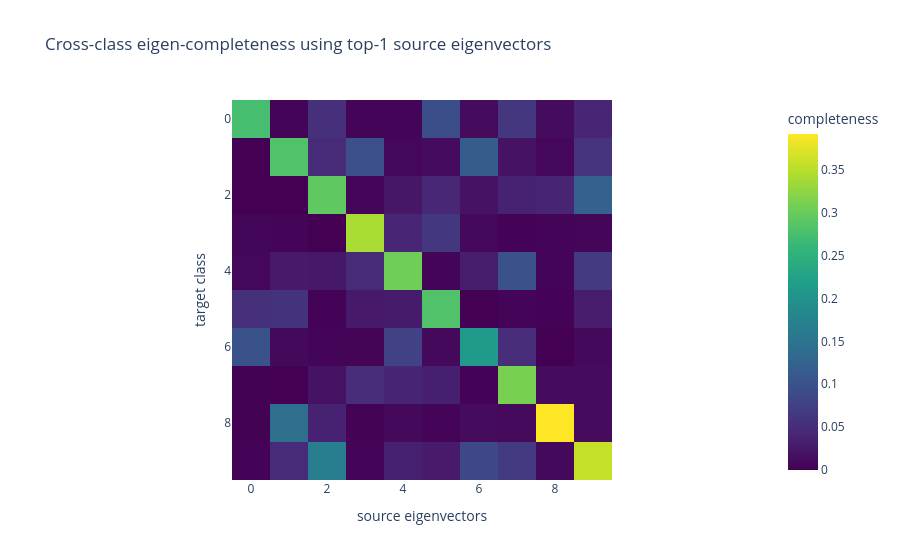
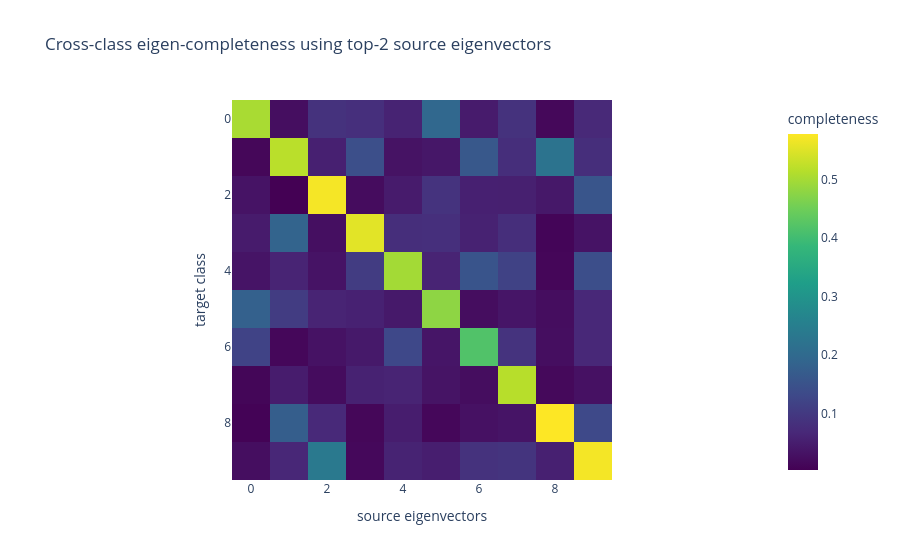
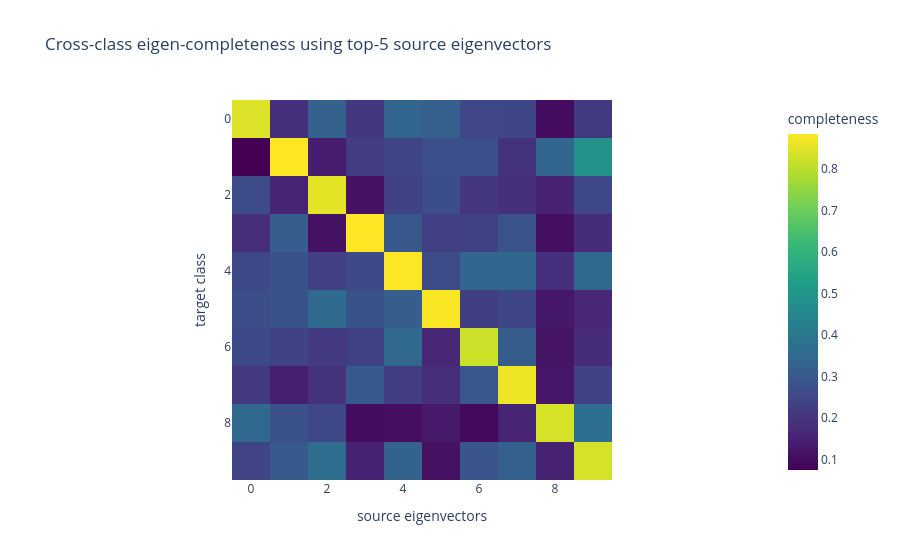

Notebook code cell kept with these figures, in order:
### Code cell
for k in [1, 2, 5, 10, 20, 50]:
    comp = cross_class_eigen_completeness(b, vecs_sorted, k=k)
    fig = px.imshow(
        comp.detach().cpu(),
        color_continuous_scale="Viridis",
        labels=dict(x="source eigenvectors", y="target class", color="completeness"),
        title=f"Cross-class eigen-completeness using top-{k} source eigenvectors",
    )
    fig.show()

### Figure 1 — Plotly figure (JSON) as saved in the notebook; plotly's stock layout.template omitted (floating-point values rounded to 4 significant figures)
{"data": [{"coloraxis": "coloraxis", "hovertemplate": "source eigenvectors: %{x}<br>target class: %{y}<br>completeness: %{z}<extra></extra>", "name": "0", "type": "heatmap", "xaxis": "x", "yaxis": "y", "z": [[0.2748, 0.004733, 0.05389, 0.003906, 0.00328, 0.09373, 0.01249, 0.06267, 0.01109, 0.03998], [1.156e-06, 0.2818, 0.04726, 0.0974, 0.006547, 0.01153, 0.1132, 0.01852, 0.006953, 0.05832], [0.0002873, 7.153e-05, 0.293, 0.005812, 0.02325, 0.04228, 0.01851, 0.03624, 0.0393, 0.1207], [0.005318, 0.004608, 5.229e-05, 0.3404, 0.04047, 0.06482, 0.007336, 0.002519, 0.003755, 0.005612], [0.00704, 0.02707, 0.02599, 0.04712, 0.3047, 0.004735, 0.03127, 0.09815, 0.003574, 0.06837], [0.05343, 0.05687, 0.002365, 0.02732, 0.02926, 0.2826, 1.482e-05, 0.003082, 0.001887, 0.03008], [0.09919, 0.008667, 0.00441, 0.004098, 0.07803, 0.009006, 0.2122, 0.04961, 0.000338, 0.008427], [0.001576, 0.000242, 0.01968, 0.04949, 0.03959, 0.03333, 0.002432, 0.3111, 0.01153, 0.01234], [0.0009066, 0.1417, 0.03618, 0.001754, 0.008619, 0.003901, 0.01267, 0.009848, 0.3918, 0.0124], [0.002488, 0.0462, 0.1652, 0.00344, 0.03463, 0.02776, 0.08601, 0.0673, 0.008863, 0.3583]]}], "layout": {"coloraxis": {"colorbar": {"title": {"text": "completeness"}}, "colorscale": [[0, "#440154"], [0.1111, "#482878"], [0.2222, "#3e4989"], [0.3333, "#31688e"], [0.4444, "#26828e"], [0.5556, "#1f9e89"], [0.6667, "#35b779"], [0.7778, "#6ece58"], [0.8889, "#b5de2b"], [1, "#fde725"]]}, "title": {"text": "Cross-class eigen-completeness using top-1 source eigenvectors"}, "xaxis": {"anchor": "y", "constrain": "domain", "domain": [0, 1], "scaleanchor": "y", "title": {"text": "source eigenvectors"}}, "yaxis": {"anchor": "x", "autorange": "reversed", "constrain": "domain", "domain": [0, 1], "title": {"text": "target class"}}}}

### Figure 2 — Plotly figure (JSON) as saved in the notebook; plotly's stock layout.template omitted (floating-point values rounded to 4 significant figures)
{"data": [{"coloraxis": "coloraxis", "hovertemplate": "source eigenvectors: %{x}<br>target class: %{y}<br>completeness: %{z}<extra></extra>", "name": "0", "type": "heatmap", "xaxis": "x", "yaxis": "y", "z": [[0.5034, 0.0244, 0.087, 0.08026, 0.05817, 0.1949, 0.04648, 0.08608, 0.01394, 0.06876], [0.01242, 0.5183, 0.05372, 0.1426, 0.03193, 0.03912, 0.1614, 0.07835, 0.2223, 0.07849], [0.0333, 0.003082, 0.571, 0.02089, 0.04551, 0.08887, 0.05387, 0.05344, 0.04044, 0.1566], [0.04621, 0.1864, 0.02583, 0.5546, 0.07812, 0.08076, 0.05636, 0.07867, 0.009707, 0.03255], [0.03438, 0.05977, 0.03289, 0.105, 0.498, 0.06048, 0.1535, 0.1167, 0.01121, 0.1407], [0.1811, 0.1063, 0.06028, 0.05631, 0.04236, 0.4791, 0.02325, 0.03654, 0.02313, 0.06742], [0.1202, 0.01347, 0.03109, 0.04223, 0.1294, 0.03592, 0.4179, 0.08859, 0.02377, 0.06696], [0.01065, 0.04801, 0.02066, 0.0567, 0.06029, 0.03392, 0.02305, 0.5158, 0.01617, 0.02892], [0.006804, 0.1745, 0.0689, 0.01273, 0.04918, 0.01323, 0.0292, 0.03466, 0.5781, 0.1317], [0.02419, 0.06519, 0.2376, 0.01471, 0.05822, 0.05036, 0.08661, 0.09106, 0.05451, 0.5702]]}], "layout": {"coloraxis": {"colorbar": {"title": {"text": "completeness"}}, "colorscale": [[0, "#440154"], [0.1111, "#482878"], [0.2222, "#3e4989"], [0.3333, "#31688e"], [0.4444, "#26828e"], [0.5556, "#1f9e89"], [0.6667, "#35b779"], [0.7778, "#6ece58"], [0.8889, "#b5de2b"], [1, "#fde725"]]}, "title": {"text": "Cross-class eigen-completeness using top-2 source eigenvectors"}, "xaxis": {"anchor": "y", "constrain": "domain", "domain": [0, 1], "scaleanchor": "y", "title": {"text": "source eigenvectors"}}, "yaxis": {"anchor": "x", "autorange": "reversed", "constrain": "domain", "domain": [0, 1], "title": {"text": "target class"}}}}

### Figure 3 — Plotly figure (JSON) as saved in the notebook; plotly's stock layout.template omitted (floating-point values rounded to 4 significant figures)
{"data": [{"coloraxis": "coloraxis", "hovertemplate": "source eigenvectors: %{x}<br>target class: %{y}<br>completeness: %{z}<extra></extra>", "name": "0", "type": "heatmap", "xaxis": "x", "yaxis": "y", "z": [[0.8437, 0.1835, 0.326, 0.2088, 0.3367, 0.3193, 0.2486, 0.2452, 0.0983, 0.2145], [0.07427, 0.8846, 0.1407, 0.2222, 0.244, 0.2733, 0.2754, 0.1922, 0.3375, 0.4849], [0.2627, 0.156, 0.8541, 0.1112, 0.2351, 0.268, 0.2046, 0.1824, 0.1537, 0.2514], [0.1811, 0.3125, 0.1144, 0.8848, 0.2955, 0.2311, 0.232, 0.2842, 0.1048, 0.1756], [0.2512, 0.2809, 0.2286, 0.2537, 0.8819, 0.2593, 0.3377, 0.3426, 0.1847, 0.3451], [0.2671, 0.2793, 0.35, 0.2795, 0.3111, 0.8802, 0.2232, 0.2458, 0.1285, 0.1628], [0.254, 0.236, 0.2138, 0.2325, 0.3475, 0.1619, 0.8237, 0.3094, 0.117, 0.1759], [0.2127, 0.144, 0.1908, 0.3039, 0.2211, 0.1802, 0.2961, 0.8648, 0.1252, 0.2345], [0.3471, 0.2766, 0.2527, 0.1015, 0.1032, 0.1307, 0.09294, 0.1556, 0.8332, 0.3658], [0.2396, 0.3016, 0.3624, 0.1522, 0.3273, 0.1116, 0.2892, 0.3203, 0.1491, 0.8341]]}], "layout": {"coloraxis": {"colorbar": {"title": {"text": "completeness"}}, "colorscale": [[0, "#440154"], [0.1111, "#482878"], [0.2222, "#3e4989"], [0.3333, "#31688e"], [0.4444, "#26828e"], [0.5556, "#1f9e89"], [0.6667, "#35b779"], [0.7778, "#6ece58"], [0.8889, "#b5de2b"], [1, "#fde725"]]}, "title": {"text": "Cross-class eigen-completeness using top-5 source eigenvectors"}, "xaxis": {"anchor": "y", "constrain": "domain", "domain": [0, 1], "scaleanchor": "y", "title": {"text": "source eigenvectors"}}, "yaxis": {"anchor": "x", "autorange": "reversed", "constrain": "domain", "domain": [0, 1], "title": {"text": "target class"}}}}
